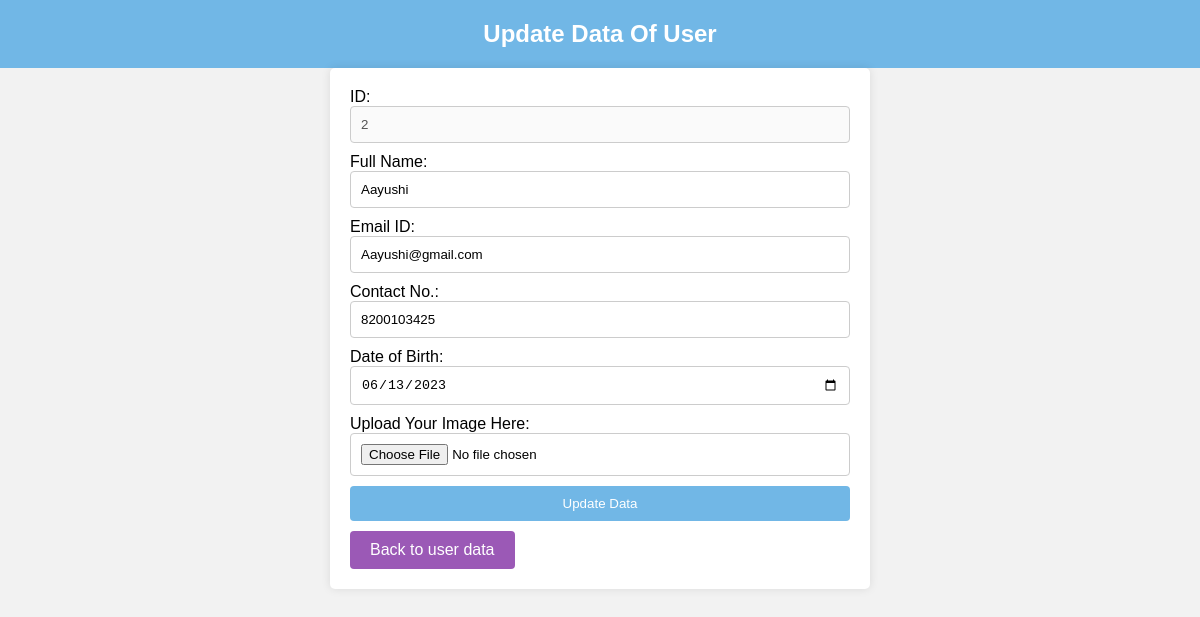
Screenshot of /action/edit.php?edit=2 (signed in) with the database file from the repository.
### tables this page shows
CREATE TABLE `user` (
  `Id` int NOT NULL,
  `Full_Name` varchar(255) NOT NULL,
  `Email_ID` varchar(255) NOT NULL,
  `Contact_No` bigint NOT NULL,
  `Dob` date NOT NULL,
  `Password` varchar(255) NOT NULL,
  `image` varchar(255) NOT NULL
);

### action/edit.php (the view, shortened to what this page needs)
<?php
include_once "../db_connect.php";
if (isset($_REQUEST['edit'])) {
    $id = $_REQUEST['edit'];
    $query = "SELECT * FROM user WHERE Id = $id";
    $result = mysqli_query($conn, $query);
    if ($result) {
        $row = mysqli_fetch_assoc($result);
    } else {
        $message = 'Data Not Found.';
        echo '<script type="text/javascript">alert("' . $message . '");
        window.location.href="index.php";</script>';
    }
}
?>
<!DOCTYPE html>
<html lang="en">
<head>
</head>
<body>
    <h2>Update Data Of User</h2>
    <form method="post" action="" enctype="multipart/form-data">
        <label for="id">ID:</label>
        <input type="number" id="id" name="Id" value="<?php echo $row['Id'] ?>" disabled><br>
        <label for="full_name">Full Name:</label>
        <input type="text" id="full_name" name="Full_name" value="<?php echo $row['Full_Name'] ?>"><br>
        <label for="email">Email ID:</label>
        <input type="email" id="email" name="Email_Id" value="<?php echo $row['Email_ID'] ?>"><br>
        <label for="contact_no">Contact No.:</label>
        <input type="text" id="contact_no" name="Contact_No" value="<?php echo $row['Contact_No'] ?>"><br>
        <label for="dob">Date of Birth:</label>
        <input type="date" id="dob" name="Dob" value="<?php echo $row['Dob'] ?>"><br>
        <label for="file_upload">Upload Your Image Here:</label>
        <input type="file" id="file_upload" name="file_upload"><br>
        <input type="submit" value="Update Data" name="Update_Data">
        <a href="../viewuser.php">Back to user data</a>
    </form>
</body>
</html>

### action/edit.php (style rules this page uses)
body { font-family: Arial, sans-serif; margin: 0; padding: 0; background-color: #f2f2f2; }
h2 { margin: 0; padding: 20px; text-align: center; background-color: #71b7e6; color: white; }
form { max-width: 500px; margin: 0 auto; padding: 20px; background-color: white; border-radius: 5px; box-shadow: 0 0 10px rgba(0, 0, 0, 0.1); }
form input { width: 100%; margin-bottom: 10px; padding: 10px; border: 1px solid #ccc; border-radius: 4px; box-sizing: border-box; }
form input[type="submit"], form a { display: inline-block; text-decoration: none; color: white; background-color: #71b7e6; border: none; border-radius: 4px; padding: 10px 20px; margin-right: 10px; cursor: pointer; }
form a { background-color: #9b59b6; }

### rows the page displays
user: Id "2", Full_name "Aayushi", Email_Id "Aayushi@gmail.com", Contact_No "8200103425", Dob "06/13/2023"
